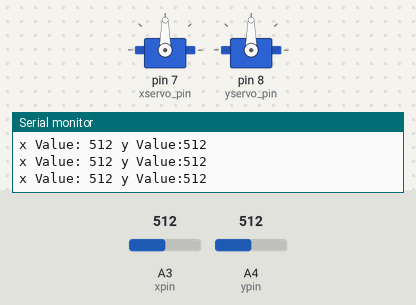
This sketch was run on a simulated Arduino Uno, built with avr-gcc and run on an emulated ATmega328P. Shown: 2 × servo, the last lines printed to the serial monitor. The inputs (shaded band) are chosen by the test bench; at power-on: A3 (xpin) = 512, A4 (ypin) = 512.

Above: at 1.2 s.
1.3 s: A3 (xpin) set to 716
At 2.2 s:
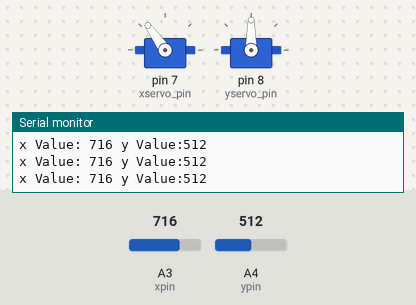
3.0 s: A4 (ypin) set to 716
At 3.7 s:
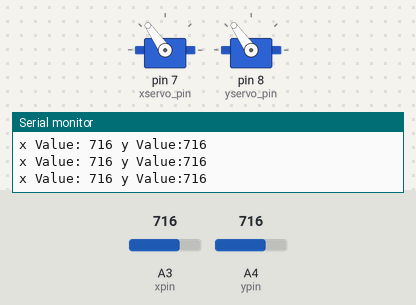
4.6 s: A3 (xpin) set to 900
At 5.1 s:
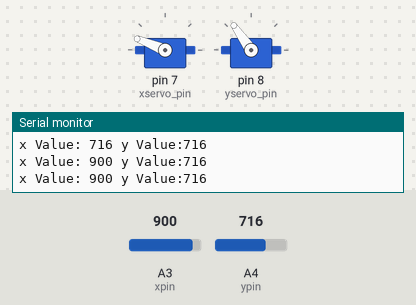
6.2 s: A4 (ypin) set to 900
At 6.6 s:
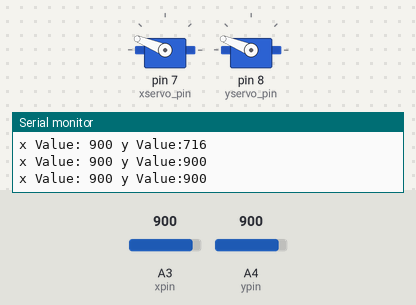
7.8 s: A3 (xpin) set to 1023
At 9.1 s:
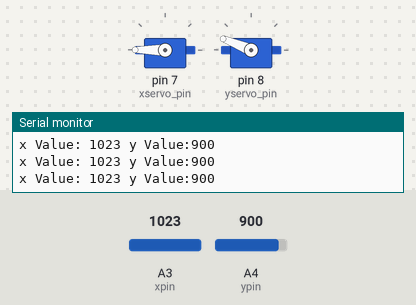
9.4 s: A4 (ypin) set to 1023
At 10.8 s:
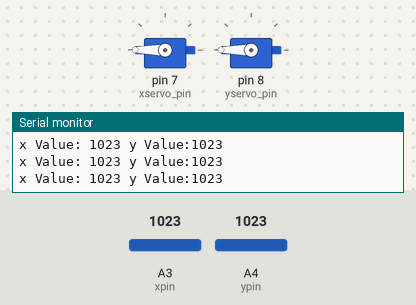
Timing chart, 0 to 12.0 s (numbered marks = the images above; inputs shaded):
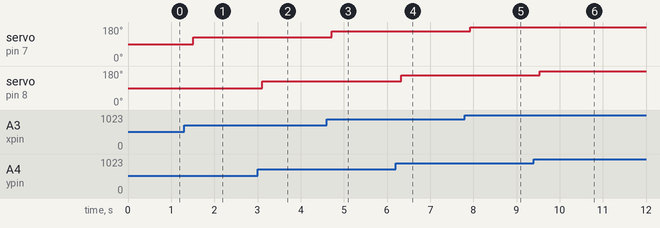

The sketch:

Servos_joystick.ino
```cpp
#include<Servo.h>
Servo Xservo;
Servo Yservo;
int xpin=A3;
int ypin=A4;
int xservo_pin=7;
int yservo_pin=8;
int Spin=2;
int xVal;
int yVal;
float xangle;
float yangle;
void setup() {
  // put your setup code here, to run once:
  Serial.begin(9600);
   pinMode(xpin,INPUT);
   pinMode(ypin,INPUT);
   Xservo.attach(xservo_pin);
   Yservo.attach(yservo_pin);

}

void loop() {
  // put your main code here, to run repeatedly:
  xVal=analogRead(xpin);
  yVal=analogRead(ypin);
  xangle=(180./1023.)*xVal;
  yangle=(180./1023.)*yVal;

  delay(100);
  Xservo.write(xangle);
  Serial.print("x Value: ");
  Serial.print(xVal);
  Yservo.write(yangle);
  Serial.print(" y Value:");
  Serial.println(yVal);
  delay(100);
}
```

Measured:
- after the input at 1.3 s, servo on pin 7 (xservo_pin): 90° → 125° after 0.21 s
- after the input at 3.0 s, servo on pin 8 (yservo_pin): 90° → 125° after 0.11 s
- after the input at 4.6 s, servo on pin 7 (xservo_pin): 125° → 158° after 0.12 s
- after the input at 6.2 s, servo on pin 8 (yservo_pin): 125° → 158° after 0.13 s
- after the input at 7.8 s, servo on pin 7 (xservo_pin): 158° → 180° after 0.13 s
- after the input at 9.4 s, servo on pin 8 (yservo_pin): 158° → 180° after 0.14 s
